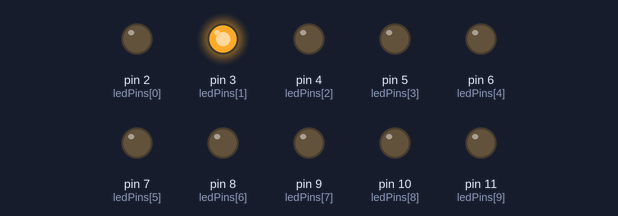
A sketch run on a simulated Arduino Uno, built with avr-gcc and run on an emulated ATmega328P. Parts: output pins drawn as LEDs (lit = HIGH).

Above: at 0.3 s.
At 0.7 s:
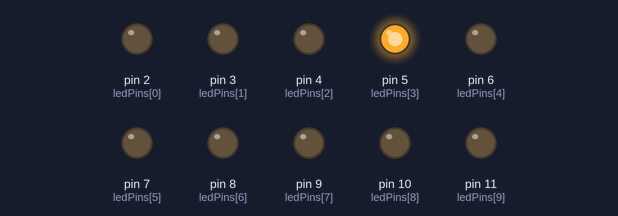
At 1.1 s:
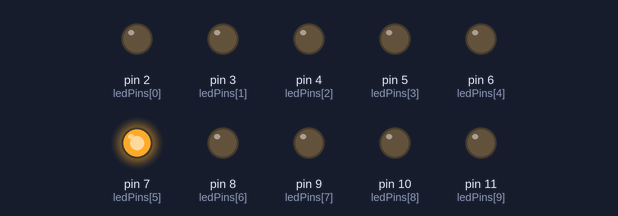
At 2.0 s:
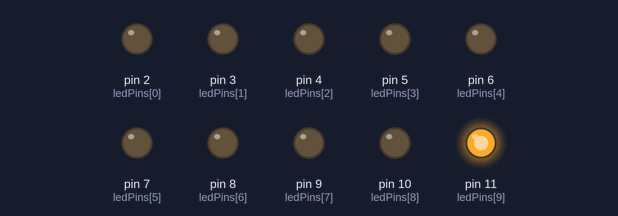
At 3.1 s:
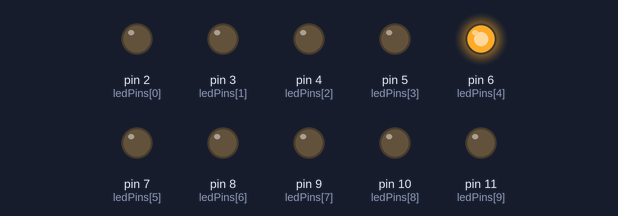
At 4.0 s:
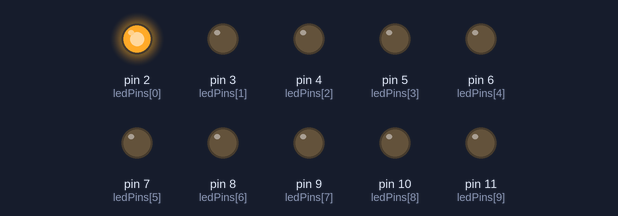
Timing chart, 0 to 5.2 s (numbered marks = the images above):
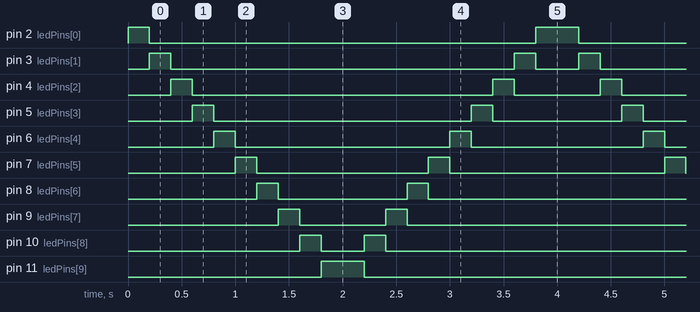

The sketch:

Task_02_-_Knight_Rider_Pattern.ino
```cpp
int ledPins[] = {2, 3, 4, 5, 6, 7, 8, 9, 10, 11}; // Array for LED pins
int ledCount = 10; // Updated number of LEDs

void setup() {
  // Set all pins connected to LEDs as OUTPUT
  for (int i = 0; i < ledCount; i++) {
    pinMode(ledPins[i], OUTPUT);
  }
}

void loop() {
  // Light up LEDs from left to right
  for (int i = 0; i < ledCount; i++) {
    digitalWrite(ledPins[i], HIGH); // Turn LED on
    delay(200); // Wait for 200ms
    digitalWrite(ledPins[i], LOW);  // Turn LED off
  }

  // Light up LEDs from right to left
  for (int i = ledCount - 1; i >= 0; i--) {
    digitalWrite(ledPins[i], HIGH); // Turn LED on
    delay(200); // Wait for 200ms
    digitalWrite(ledPins[i], LOW);  // Turn LED off
  }
}
```

Measured:
- by itself, pin 2 (ledPins[0]): repeats every 4.0 s: LOW 3.6 s, HIGH 0.40 s
- by itself, pin 3 (ledPins[1]): repeats every 4.0 s: LOW 3.2 s, HIGH 0.20 s, LOW 0.40 s, HIGH 0.20 s
- by itself, pin 4 (ledPins[2]): repeats every 4.0 s: LOW 2.8 s, HIGH 0.20 s, LOW 0.80 s, HIGH 0.20 s
- by itself, pin 5 (ledPins[3]): repeats every 4.0 s: LOW 2.4 s, HIGH 0.20 s, LOW 1.2 s, HIGH 0.20 s
- by itself, pin 6 (ledPins[4]): repeats every 4.0 s: LOW 2.0 s, HIGH 0.20 s, LOW 1.6 s, HIGH 0.20 s
- by itself, pin 7 (ledPins[5]): repeats every 4.0 s: LOW 1.6 s, HIGH 0.20 s, LOW 2.0 s, HIGH 0.20 s
- by itself, pin 8 (ledPins[6]): repeats every 4.0 s: LOW 1.2 s, HIGH 0.20 s, LOW 2.4 s, HIGH 0.20 s
- by itself, pin 9 (ledPins[7]): repeats every 4.0 s: LOW 0.80 s, HIGH 0.20 s, LOW 2.8 s, HIGH 0.20 s
